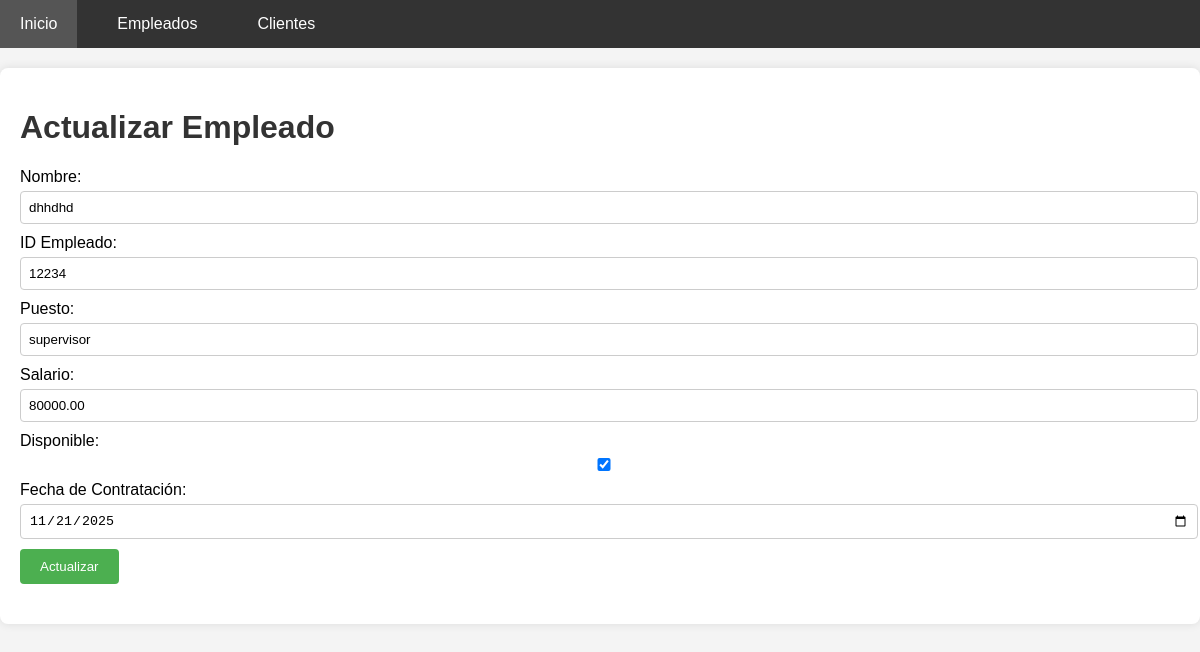
The app's page /empleados/actualizar/1/ with its own data.
### app_cafeteria/models.py (models this page shows, shortened)
class Empleado(models.Model):
    nombre = models.CharField(max_length=100)
    id_empleado = models.PositiveIntegerField(unique=True)
    puesto = models.CharField(max_length=50)
    salario = models.DecimalField(max_digits=10, decimal_places=2)
    disponible = models.BooleanField(default=True)
    fecha_contratacion = models.DateField()

### app_cafeteria/views.py (the view, shortened to what this page needs)
# urls.py: path('empleados/actualizar/<int:pk>/', views.actualizar_empleado, name='actualizar_empleado'),
def actualizar_empleado(request, pk):
    empleado = get_object_or_404(Empleado, pk=pk)
    return render(request, 'empleado/actualizar_empleado.html', {'empleado': empleado})

### app_cafeteria/templates/empleado/actualizar_empleado.html (shortened to what this page needs)
{% extends 'base.html' %}
{% block content %}
<h1>Actualizar Empleado</h1>
<form method="post">
    <label for="nombre">Nombre:</label>
    <input type="text" id="nombre" name="nombre" value="{{ empleado.nombre }}" required>
    <label for="id_empleado">ID Empleado:</label>
    <input type="number" id="id_empleado" name="id_empleado" value="{{ empleado.id_empleado }}" required>
    <label for="puesto">Puesto:</label>
    <input type="text" id="puesto" name="puesto" value="{{ empleado.puesto }}" required>
    <label for="salario">Salario:</label>
    <input type="number" step="0.01" id="salario" name="salario" value="{{ empleado.salario }}" required>
    <label for="disponible">Disponible:</label>
    <input type="checkbox" id="disponible" name="disponible" {% if empleado.disponible %}checked{% endif %}>
    <label for="fecha_contratacion">Fecha de Contratación:</label>
    <input type="date" id="fecha_contratacion" name="fecha_contratacion" value="{{ empleado.fecha_contratacion|date:'Y-m-d' }}" required>
    <button type="submit">Actualizar</button>
</form>
{% endblock %}

### app_cafeteria/templates/base.html (style rules this page uses)
body { font-family: Arial, sans-serif; margin: 0; padding: 0; background-color: #f4f4f4; }
h1, h2 { color: #333; }
form { margin-bottom: 20px; }
label { display: block; margin-bottom: 5px; }
input, select { width: 100%; padding: 8px; margin-bottom: 10px; border: 1px solid #ccc; border-radius: 4px; }
button { background-color: #4CAF50; color: white; padding: 10px 20px; border: none; border-radius: 4px; cursor: pointer; }

### records on screen
Empleado: nombre "dhhdhd", id_empleado "12234", puesto "supervisor", salario "80000.00", disponible "☑", fecha_contratacion "11/21/2025"
